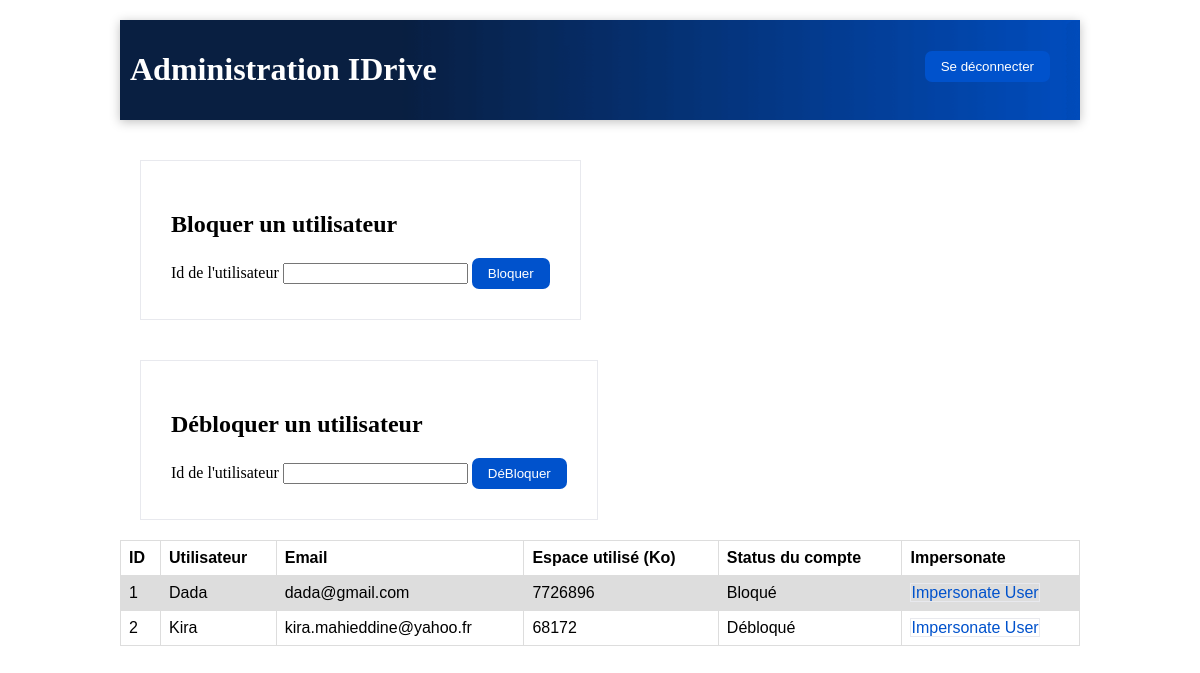
/IDriveWeb/Admin.php (signed in), run on the app's committed database.
### tables this page shows
CREATE TABLE `users` (
  `id` int(11) NOT NULL,
  `username` varchar(5000) NOT NULL,
  `email` varchar(5000) NOT NULL,
  `mdp` mediumtext NOT NULL,
  `size_of_all_docs` int(11) DEFAULT NULL,
  `blocked` tinyint(1) DEFAULT 0
);

### IDriveWeb/Admin.php (the view, shortened to what this page needs)
<!DOCTYPE html>
<html>
<head>
	<link rel="stylesheet" href="assets/css/style.css">
</head>
<body class="admin-body">
<?php
	require("Connexion/Connexion_db.php");
	$session_id = $_GET['id'];
	?>
<div class="home-item">
		<?php
	 include("shared/adminHeader.php")?>
		<form class="form-state" action="Admin.php?id=<?php echo $session_id?>" method="post">
			<h2>Bloquer un utilisateur</h2>
			<label for="id">Id de l'utilisateur</label>
			<input type="int" id="id" name="id">
			<button type="submit" name="submit" class="state-btn">Bloquer</button>
		</form>
	<form class="form-state" action="Admin.php?id=<?php echo $session_id?>" method="post">
			<h2>Débloquer un utilisateur</h2>
			<label for="id_unblock">Id de l'utilisateur</label>
			<input type="int" id="id_unblock" name="id_unblock">
			<button type="submit" name="submit" class="state-btn">DéBloquer</button>
	</form>
	<table class="table-view">
		<tr>
			<th>ID</th>
			<th>Utilisateur</th>
			<th>Email</th>
			<th>Espace utilisé (Ko)</th>
			<th>Status du compte</th>
			<th>Impersonate</th>
		</tr>
		<?php
	$sql_select = "SELECT * FROM users";
	$users=$connexion->query($sql_select);
	if($users->rowCount()>0)
	{
		while($row = $users->fetch(PDO::FETCH_ASSOC)){
			$user_id = $row["id"];
			$nom = $row["username"];
			$email = $row["email"];
			$size_all = $row["size_of_all_docs"];
			$blocked = $row["blocked"];
			echo "
       		 <tr>
				<td>$user_id</td>
				<td>$nom</td>
				<td>$email</td>
				<td> $size_all</td>
				<td>". ($blocked == 0 ? "Débloqué" : "Bloqué") ."</td>
				<td><a href='Impersonate.php?id=$user_id' class='imp-style' target='_blank'>Impersonate User</a></td>
        	</tr>";
		}
	}
	?>
	</table>
	</div>
</body>
</html>

### IDriveWeb/assets/css/style.css (style rules this page uses)
body { margin: 0; padding: 0; }
.admin-body { background-color: #fff; }
table { font-family: arial, sans-serif; border-collapse: collapse; width: 100%; }
td, th { border: 1px solid #dddddd; text-align: left; padding: 8px; }
tr:nth-child(even) { background-color: #dddddd; }
.home-item { width: 80%; margin: auto; }
.state-btn { border: 0; text-align: center; padding: 8px 16px; border-radius: 7px; color: white; background-color: #0052cc; cursor: pointer; }
.form-state { display: inline-block; border: 1px solid #e8e9ee; padding: 30px; margin: 20px; }
.imp-style { text-decoration: none; color: #0052cc; border: 1px solid #e8e9ee; }

### data on the page
users: id "1", username "Dada", email "dada@gmail.com", size_of_all_docs "7726896", blocked "Bloqué"
users: id "2", username "Kira", email "kira.mahieddine@yahoo.fr", size_of_all_docs "68172", blocked "Débloqué"
